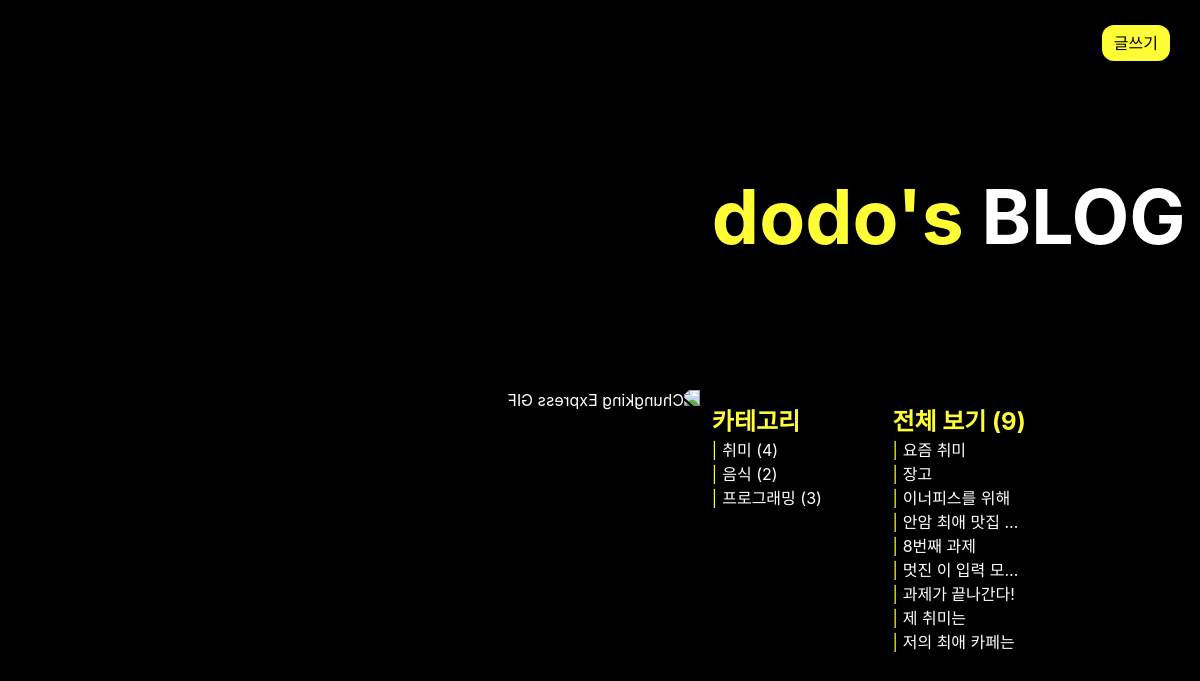
Page /list on the committed database.
### blogApp/models.py (models this page shows, shortened)
class Article(models.Model):
  category=models.CharField(max_length=50)
  title=models.CharField(max_length=200)
  content=models.TextField()
  created_at = models.DateTimeField(auto_now_add=True)

### blogApp/views.py (the view)
# urls.py: path('list', views.list, name='list'),
def list(request):
    unique_categories = ['취미', '음식', '프로그래밍']
    category_counts = {}  # 각 카테고리에 해당하는 글의 수를 저장할 딕셔너리
    for category in unique_categories:
        category_counts[category] = Article.objects.filter(category=category).count()
    total_articles = Article.objects.count()  # 전체 글 개수 계산
    articles = Article.objects.all()  # 모든 글 불러오기
    return render(request, 'list.html', {'unique_categories': unique_categories, 'category_counts': category_counts, 'total_articles': total_articles, 'articles': articles})

### blogApp/templates/list.html (shortened to what this page needs)
{% load static %}
<!DOCTYPE html>
<html lang="en">
    <head>
        <link rel="stylesheet" type="text/css" href="{% static 'list.css' %}" />
        <link
            rel="stylesheet"
            as="style"
            crossorigin
            href="https://cdn.jsdelivr.net/gh/orioncactus/pretendard@v1.3.8/dist/web/static/pretendard.css"
        />
    </head>
    <body>
        <header class="header">
            <div class="navbar">
                <a href="{% url 'new' %}" class="write">글쓰기</a>
            </div>
        </header>
        <section id="home" class="home">
            <img src="{% static 'new.gif' %}" alt="Chungking Express GIF" class="contentimg" />
            <div class="home-content">
                <div class="text-content">dodo's <span class="multiple-text"> BLOG</span></div>
                <div class="content">
                    <div class="category">
                        <h2>카테고리</h2>
                        <ul>
                            {% for category, count in category_counts.items %}
                            <li><a href="{% url 'category_view' category %}">{{ category }} ({{ count }})</a></li>
                            {% endfor %}
                        </ul>
                    </div>
                    <div class="all">
                        <h2>전체 보기 ({{ total_articles }})</h2>
                        <ul>
                            {% for article in articles %}
                            <li><a href="{% url 'detail' article.id %}">{{ article.title }}</a></li>
                            {% endfor %}
                        </ul>
                    </div>
                </div>
            </div>
        </section>
    </body>
</html>

### blogApp/static/list.css (style rules this page uses)
* { margin: 0; padding: 0; box-sizing: border-box; }
body { background-color: black; color: white; }
header { position: relative; }
.navbar { position: absolute; top: 0; right: 0; padding: 30px; }
.navbar { display: inline-block; }
.home { height: 100vh; display: flex; align-items: center; }
.home-content { max-width: 800px; margin: 0 auto; padding: 0 20px; }
.category { float: left; width: 50%; box-sizing: border-box; padding-right: 20px; }
.all { float: left; width: 50%; box-sizing: border-box; padding-left: 20px; }
.content { margin-top: 25px; }
ul { list-style-type: none; }
li:before { content: '|'; margin-right: 5px; color: #fffe36; }
.all ul { display: flex; flex-direction: column; }
.all ul li { flex: 0 0 100%; box-sizing: border-box; white-space: nowrap; overflow: hidden; text-overflow: ellipsis; }
.contentimg { width: 700px; transform: scaleX(-1); }
* { font-family: 'Pretendard Variable', Pretendard, -apple-system, BlinkMacSystemFont, system-ui, Roboto, 'Helvetica Neue', 'Segoe UI', 'Apple SD Gothic Neo', 'Noto Sans KR', 'Malgun Gothic', 'Apple Color Emoji', 'Segoe UI Emoji', 'Segoe UI Symbol', sans-serif; text-decoration: none; color: white; }
.navbar a { background-color: #fffe36; color: black; padding: 8px 12px; border-radius: 12px; font-weight: 500; }
.text-content { font-size: 75px; font-weight: 700; line-height: 1.2; color: #fffe36; }
.multiple-text { color: white; }
h2 { color: #fffe36; }

### rows in the picture
Article: title "요즘 취미"
Article: title "장고"
Article: title "이너피스를 위해"
Article: title "안암 최애 맛집 두…"
Article: title "8번째 과제"
Article: title "멋진 이 입력 모션…"
Article: title "과제가 끝나간다!"
Article: title "제 취미는"
Article: title "저의 최애 카페는"

### other values in the picture
{{ category }} "취미" "음식" "프로그래밍"
{{ count }} "4" "2" "3"
{{ total_articles }} "9"
